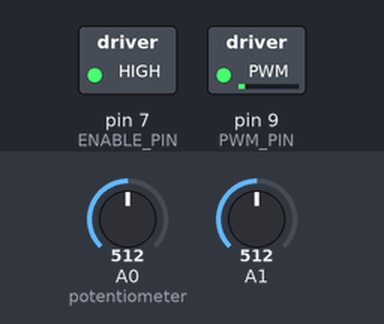
Bench run of a sketch on a simulated Arduino Uno, built with avr-gcc and run on an emulated ATmega328P. Parts: switched loads named in the sketch (green lamp = pin HIGH). The inputs (shaded band) are chosen by the test bench; at power-on: A0 (potentiometer) = 512, A1 = 512. What the sketch prints to the serial monitor is not drawn.

Above: at 3.2 s.
3.3 s: A0 (potentiometer) set to 540
At 4.5 s:
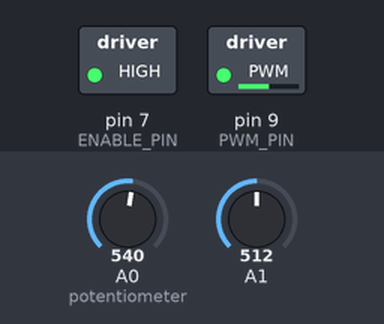
4.8 s: A0 (potentiometer) set to 511
At 5.9 s:
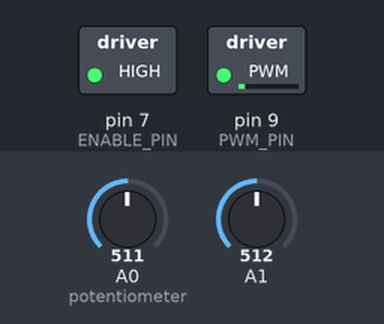
6.3 s: A1 set to 538
7.8 s: A0 (potentiometer) set to 538
At 8.2 s:
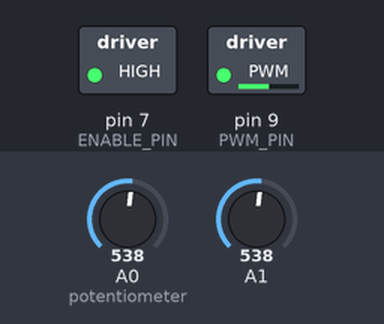
Timing chart, 0 to 10.3 s (numbered marks = the images above; inputs shaded):
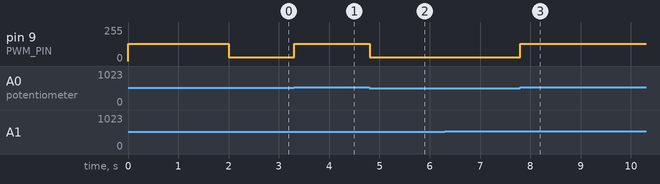

The sketch:

PIDControllerTest.ino
```cpp
#include "TimerOne.h"

/*
  Husk at installere bibliotek Sketch installer bibliotek - addlibrary   find zip fil. arduino pakker det ud.
  forstÃ¸rrelsesglas giver seriel data,  klik autoscroll fra, og CTRL+A for at markere modtaget data, kopier over i editor.
  Husk ESCON(motordriver) bliver reset ved arduino opstart. og sÃ¥fremt den har en error nustillies denne. Dette gÃ¸res af sikerhedshensyn kun ved opstart.

*/

//  PWM to ESCON(motor driver) Scaling
//  duty cycle <10% = invalid, motor driver will shut down
//  duty cycle 10% = -10A
//  duty cycle 50% = 0A
//  duty cycle 90% = +10A
//  duty cycle >90% = invalid, motor driver will shut down
//  PWM = 8bit, 0-255,  127/128 = 50


#define PWM_PIN 9
#define ENABLE_PIN 7
#define POTMETERARM A0
#define POTMETERSTICK A1
#define CURRENT_INPUT A5


unsigned long previousMillis = 0;
int squareCount = 0;
int timecount = 0;

int pos = 0;
int posStick = 0;
float Oldpos = 0;
float OldposStick = 0;

int OldOldpos = 0;
int OldOldposStick = 0;

float errorThetaA = 0;
float errorDist = 0;
float OlderrorDist = 0;
float olderrorArm = 0;
float  olderolderrorArm = 0;
float oldcontroller = 0;
float integral = 0;
float integralDist = 0;

float calcedPWM = 0;

const float looptime = 0.001;  // looptime in ms.
float setpoint = 377;
float setpointStick = 535;
//Outer loop gain
float pgain = 6.6; //86.3
//float igain = 388; //388
float dgain = 1.1; //4.8
//Inner loop gain
float pgainInner = 400;
float igainInner = 900;
float dgainInner = 25;

void setup() {
  // put your setup code here, to run once:

  // setup timerOne, we use this library to get 10bit resolution for PWM.
  Timer1.initialize(2000);
  Timer1.stop();				//stop the counter
  Timer1.restart();			//set the clock to zero
  pinMode(PWM_PIN, OUTPUT);
  Timer1.pwm(PWM_PIN, 512, 2000);   // setup to 500Hz and 50% Duty cycle
  // to change PWM use the following function
  // Timer1.setPwmDuty(PWM_PIN, 512);
  // we setup this pwm signal before enabling the ESCON, sÃ¥ that it gets a valid pwm from the start.

  pinMode(ENABLE_PIN, OUTPUT);
  digitalWrite(ENABLE_PIN, LOW);  // disable ESCON to clear any errors
  delay(2000);
  digitalWrite(ENABLE_PIN, HIGH);  // enable ESCON
  Serial.begin(57600);            // enable serial comm
  previousMillis = millis();    // take initial timestamp.
}


void loop() {

  // put your main code here, to run repeatedly:
  pos = analogRead(A0);  // read position from potentiometer
  posStick = analogRead(A1);

  //Serial.println(setpoint)
  //Serial.println(pos);        // print for debug
  //Serial.println(posStick);        // print for debug
  //Serial.print(" ,setp : ");
  //Serial.print(setpoint);


  //Controller
  //int errorThetaA = 0;
  //int errorDist = 0;
  float MappedPotArm = map(pos, 88, 669, -90, 90);
  Serial.println("Arm");
  Serial.println(MappedPotArm);
//  Serial.println(pos);
  MappedPotArm = (MappedPotArm*31.415926) / 1800;
  float MappedPotStick = map(posStick, 265, 811, -90, 90); //263 806
//  Serial.println("Stick");
//  Serial.println(posStick);
//  Serial.println(MappedPotStick);
  MappedPotStick = (MappedPotStick*31.415926) / 1800;
  MappedPotStick = MappedPotArm + MappedPotStick;
  //Serial.println(MappedPotStick*1800/31.415926);
  //Serial.println(MappedPotArm);
  //Serial.println(MappedPotStick);

  errorDist = 0 + ((0.31 * sin(MappedPotArm)) + (0.533 * sin(MappedPotStick))); // Error in distance from 0 radians
  //Serial.println(errorDist);

  // Second try - jacob
  float setThetaA = (errorDist * pgain) + ((dgain/looptime) * (errorDist - OlderrorDist));
  float errorArm = (-setThetaA - MappedPotArm);

  // Update the derivative error and the integral one
  float integral = integral + (errorArm*(looptime));
  float diff=(errorArm - olderrorArm)/looptime;

  // Prevent an overwhelming integrative error
  if(integral>9) {integral=9;}
  if(integral<-9) {integral=-9;}

  float controller = pgainInner*errorArm+diff*dgainInner+integral*igainInner;
  //Serial.println(integral);
  calcedPWM = (512 + ((controller * 512) / 10));

  OlderrorDist = errorDist;
//  float MappedPotArm = map(pos, 89, 670, -90, 90);
//  MappedPotArm = (MappedPotArm* 31.415926) / 1800;
//  float MappedPotStick = map(posStick, 248, 823, -90, 90);
//  MappedPotStick = (MappedPotStick * 31.415926) / 1800;
//  MappedPotStick = MappedPotArm + MappedPotStick;
//
//  errorDist = 0 - ((0.31 * sin(MappedPotArm)) + (0.533 * sin(MappedPotStick))); // Error in distance from 0 radians
//
//  // Second try - jacob
//  float setThetaA = (errorDist * pgain) + ((dgain/looptime) * (errorDist - OlderrorDist));
//  float errorArm = (0 - MappedPotArm);
//  float controller = ((pgainInner * errorArm) + (dgainInner * ((errorArm - olderrorArm)/(looptime))) + (igainInner * integral));
//  integral = integral + (errorArm*(looptime));
//  calcedPWM = (512 + ((controller * 512) / 10));

//  OlderrorDist = errorDist;
  olderrorArm = errorArm;
  olderolderrorArm=olderrorArm;
//  oldolderrorArm = olderrorArm;
  // limit pwm til valid range with 90% and 10%
  if (calcedPWM > 916)
    calcedPWM = 916;
  if (calcedPWM < 105)
    calcedPWM = 105;

  // invert signal to make the controller go the other towards center.
  calcedPWM = 1024 - calcedPWM;

  if (pos < 235 || pos > 528)
  {
    calcedPWM = 1024 - 512;
  }
  Timer1.setPwmDuty(PWM_PIN, calcedPWM);
  Oldpos = pos;
  OldposStick = posStick;
  //  // vent til looptime er gÃ¥et.
  while ((previousMillis + looptime*1000) > millis())
  {
  } // wait
  previousMillis = millis(); // take new timestamp
}


  // float setThetaA = (pgain * errorDist) + (dgain / 0.005) * (errorDist - OlderrorDist);
  // float errorArm = (-setThetaA - MappedPotArm);
  // float controller = errorArm * (pgainInner + dgainInner / (0.005)) + olderrorArm * (igainInner - dgainInner * 2 / (0.005) - pgainInner) + oldolderrorArm * dgainInner / (0.005) + oldcontroller;
  //  Serial.println(controller);
  //  if (controller>=12) controller=12;
  //
  //  if (controller<=-12) controller=-12;


//  oldcontroller = controller;
  //  if (posStick < 480 ||  posStick > 580)
  //  {
  //     calcedPWM = 1024 - 512;
  //  }
```

PID_AutoTune_v0.cpp
```cpp
#if ARDUINO >= 100
  #include "Arduino.h"
#else
  #include "WProgram.h"
#endif

#include <PID_AutoTune_v0.h>


PID_ATune::PID_ATune(double* Input, double* Output)
{
	input = Input;
	output = Output;
	controlType =0 ; //default to PI
	noiseBand = 0.5;
	running = false;
	oStep = 30;
	SetLookbackSec(10);
	lastTime = millis();

}


void PID_ATune::Cancel()
{
	running = false;
}

int PID_ATune::Runtime()
{
	justevaled=false;
	if(peakCount>9 && running)
	{
		running = false;
		FinishUp();
		return 1;
	}
	unsigned long now = millis();

	if((now-lastTime)<sampleTime) return false;
	lastTime = now;
	double refVal = *input;
	justevaled=true;
	if(!running)
	{ //initialize working variables the first time around
		peakType = 0;
		peakCount=0;
		justchanged=false;
		absMax=refVal;
		absMin=refVal;
		setpoint = refVal;
		running = true;
		outputStart = *output;
		*output = outputStart+oStep;
	}
	else
	{
		if(refVal>absMax)absMax=refVal;
		if(refVal<absMin)absMin=refVal;
	}

	//oscillate the output base on the input's relation to the setpoint

	if(refVal>setpoint+noiseBand) *output = outputStart-oStep;
	else if (refVal<setpoint-noiseBand) *output = outputStart+oStep;


  //bool isMax=true, isMin=true;
  isMax=true;isMin=true;
  //id peaks
  for(int i=nLookBack-1;i>=0;i--)
  {
    double val = lastInputs[i];
    if(isMax) isMax = refVal>val;
    if(isMin) isMin = refVal<val;
    lastInputs[i+1] = lastInputs[i];
  }
  lastInputs[0] = refVal;
  if(nLookBack<9)
  {  //we don't want to trust the maxes or mins until the inputs array has been filled
	return 0;
	}

  if(isMax)
  {
    if(peakType==0)peakType=1;
    if(peakType==-1)
    {
      peakType = 1;
      justchanged=true;
      peak2 = peak1;
    }
    peak1 = now;
    peaks[peakCount] = refVal;

  }
  else if(isMin)
  {
    if(peakType==0)peakType=-1;
    if(peakType==1)
    {
      peakType=-1;
      peakCount++;
      justchanged=true;
    }

    if(peakCount<10)peaks[peakCount] = refVal;
  }

  if(justchanged && peakCount>2)
  { //we've transitioned.  check if we can autotune based on the last peaks
    double avgSeparation = (abs(peaks[peakCount-1]-peaks[peakCount-2])+abs(peaks[peakCount-2]-peaks[peakCount-3]))/2;
    if( avgSeparation < 0.05*(absMax-absMin))
    {
		FinishUp();
      running = false;
	  return 1;

    }
  }
   justchanged=false;
	return 0;
}
void PID_ATune::FinishUp()
{
	  *output = outputStart;
      //we can generate tuning parameters!
      Ku = 4*(2*oStep)/((absMax-absMin)*3.14159);
      Pu = (double)(peak1-peak2) / 1000;
}

double PID_ATune::GetKp()
{
	return controlType==1 ? 0.6 * Ku : 0.4 * Ku;
}

double PID_ATune::GetKi()
{
	return controlType==1? 1.2*Ku / Pu : 0.48 * Ku / Pu;  // Ki = Kc/Ti
}

double PID_ATune::GetKd()
{
	return controlType==1? 0.075 * Ku * Pu : 0;  //Kd = Kc * Td
}

void PID_ATune::SetOutputStep(double Step)
{
	oStep = Step;
}

double PID_ATune::GetOutputStep()
{
	return oStep;
}

void PID_ATune::SetControlType(int Type) //0=PI, 1=PID
{
	controlType = Type;
}
int PID_ATune::GetControlType()
{
	return controlType;
}

void PID_ATune::SetNoiseBand(double Band)
{
	noiseBand = Band;
}

double PID_ATune::GetNoiseBand()
{
	return noiseBand;
}

void PID_ATune::SetLookbackSec(int value)
{
    if (value<1) value = 1;

	if(value<25)
	{
		nLookBack = value * 4;
		sampleTime = 250;
	}
	else
	{
		nLookBack = 100;
		sampleTime = value*10;
	}
}

int PID_ATune::GetLookbackSec()
{
	return nLookBack * sampleTime / 1000;
}
```

PID_AutoTune_v0.h
```cpp
#ifndef PID_AutoTune_v0
#define PID_AutoTune_v0
#define LIBRARY_VERSION	0.0.1

class PID_ATune
{


  public:
  //commonly used functions **************************************************************************
    PID_ATune(double*, double*);                       	// * Constructor.  links the Autotune to a given PID
    int Runtime();						   			   	// * Similar to the PID Compue function, returns non 0 when done
	void Cancel();									   	// * Stops the AutoTune

	void SetOutputStep(double);						   	// * how far above and below the starting value will the output step?
	double GetOutputStep();							   	//

	void SetControlType(int); 						   	// * Determies if the tuning parameters returned will be PI (D=0)
	int GetControlType();							   	//   or PID.  (0=PI, 1=PID)

	void SetLookbackSec(int);							// * how far back are we looking to identify peaks
	int GetLookbackSec();								//

	void SetNoiseBand(double);							// * the autotune will ignore signal chatter smaller than this value
	double GetNoiseBand();								//   this should be acurately set

	double GetKp();										// * once autotune is complete, these functions contain the
	double GetKi();										//   computed tuning parameters.
	double GetKd();										//

  private:
    void FinishUp();
	bool isMax, isMin;
	double *input, *output;
	double setpoint;
	double noiseBand;
	int controlType;
	bool running;
	unsigned long peak1, peak2, lastTime;
	int sampleTime;
	int nLookBack;
	int peakType;
	double lastInputs[101];
    double peaks[10];
	int peakCount;
	bool justchanged;
	bool justevaled;
	double absMax, absMin;
	double oStep;
	double outputStart;
	double Ku, Pu;

};
#endif
```

Measured:
- the behaviour switches between 528 and 529 on A0 (potentiometer) (found by bisection; images 0 and 1)
- after the input at 3.3 s, pin 9 (PWM_PIN): 27/255 → 128/255 at once
- after the input at 4.8 s, pin 9 (PWM_PIN): 128/255 → 27/255 at once
- after the input at 7.8 s, pin 9 (PWM_PIN): 27/255 → 128/255 at once
